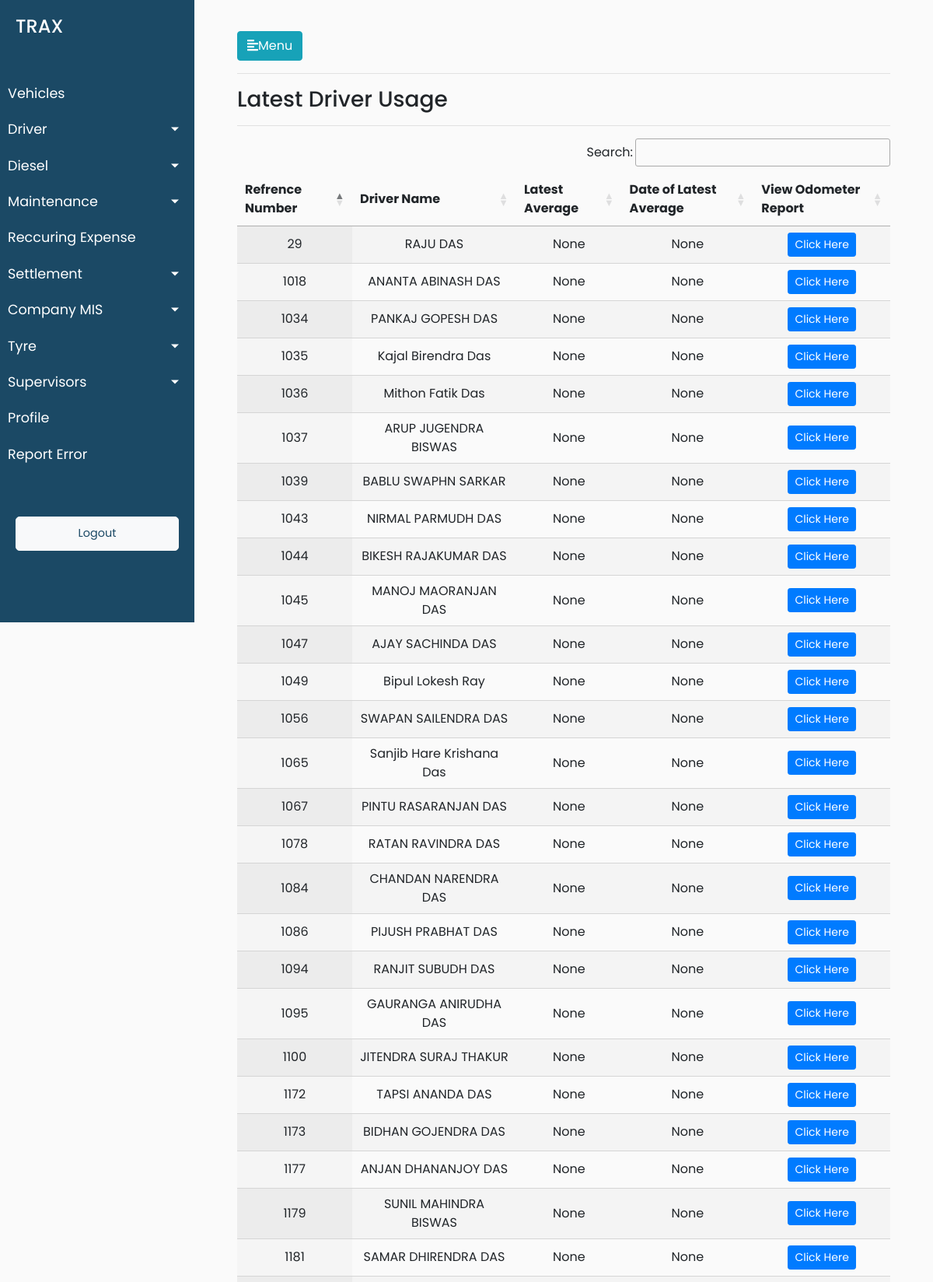
The page /driver/drivers_usage (signed in, upper part) on the database its author committed.
### trax_vehicle_manager_data/models.py (models this page shows, shortened)
class Drivers(models.Model):
        driver_reference_no = models.IntegerField()
        driver_driver_name = models.CharField(max_length=264,default="")
        driver_vehicle_short_number = models.CharField(max_length=12,blank=True)
        driver_vehicle_number = models.CharField(max_length=12,blank=True)
        driver_vehicle_type = models.CharField(max_length=264,blank=True)
        vehicle_type_of_module = models.CharField(max_length=264,blank=True)
        driver_joining_date = models.DateTimeField(default=timezone.now)
        driver_license_number = models.CharField(max_length=264,blank=True)
        driver_aadhar_number = models.CharField(max_length=264,blank=True,default="")
        driver_contact_number = models.CharField(max_length=264,blank=True,default="")
        driver_pan_number = models.CharField(max_length=264,blank=True,default="")
        driver_address_proof = models.CharField(max_length=264,blank=True,default="")
        driver_photoid_proof = models.CharField(max_length=264,blank=True,default="")
        driver_driver_bank_name = models.CharField(max_length=264,default="")
        driver_bank_name = models.CharField(max_length=264,blank=True,default="")
        driver_bank_account_number = models.CharField(max_length=264,blank=True)
        driver_ban_ifsc_code = models.CharField(max_length=264,blank=True,default="")
        driver_bank_branch = models.CharField(max_length=264,blank=True,default="")
        driver_alternate_contact_number=models.CharField(max_length=264,blank=True,default="")
        driver_license_residence_address=models.CharField(max_length=264,blank=True,default="")
        driver_aadhar_card_residence_address=models.CharField(max_length=264,blank=True,default="")
        driver_years_of_experience = models.CharField(max_length=264,blank=True,default="")
        driver_last_employer_name = models.CharField(max_length=264,blank=True,default="")
        driver_years_with_kruze_or_aaron = models.CharField(max_length=264,blank=True,default="")

### trax_vehicle_manager_data/views.py (the view)
# urls.py: path('driver/drivers_usage',views.drivers_usage,name='drivers_usage'),
@login_required(login_url='/login')
def drivers_usage(request):
    driver_objects = Drivers.objects.all()
    latest_average_dict = {}
    latest_date_of_average_dict = {}
    for one_driver_object in driver_objects:
        driver_odometer_objects=Drivers_Odometer_Data.objects.filter(drivers_odometer_data_driver_id=Drivers.objects.get(pk=one_driver_object.pk)).all()
        count_driver_odometer_objects=Drivers_Odometer_Data.objects.filter(drivers_odometer_data_driver_id=Drivers.objects.get(pk=one_driver_object.pk)).all().count()
        if count_driver_odometer_objects == 0:
            latest_date_of_average_dict[one_driver_object.pk]="None"
        else:
            latest_driver_odometer_object = driver_odometer_objects.latest('drivers_odometer_data_date_of_entry')
            latest_date_of_average_dict[one_driver_object.pk]=latest_driver_odometer_object.drivers_odometer_data_date_of_entry
    for one_driver_object in driver_objects:
        driver_odometer_filered_based_on_driver_pk = Drivers_Odometer_Data.objects.filter(drivers_odometer_data_driver_id=Drivers.objects.get(pk=one_driver_object.pk)).all()
        count_driver_odometer_filered_based_on_driver_pk = Drivers_Odometer_Data.objects.filter(drivers_odometer_data_driver_id=Drivers.objects.get(pk=one_driver_object.pk)).all().count()
        if count_driver_odometer_filered_based_on_driver_pk == 0:
            latest_average_dict[one_driver_object.pk]="None"
        else:
            driver_odometer_filered_based_on_driver_pk = Drivers_Odometer_Data.objects.filter(drivers_odometer_data_driver_id=Drivers.objects.get(pk=one_driver_object.pk)).all()
            objects_odometer_list = []
            for driver_odometer_filered_based_on_driver_pk_single in driver_odometer_filered_based_on_driver_pk:
                objects_odometer_list.append(int(driver_odometer_filered_based_on_driver_pk_single.drivers_odometer_data_odometer_kilometer))
            objects_km_per_day = []
            for i in range(1,len(objects_odometer_list)):
                x = objects_odometer_list[i] - objects_odometer_list[i-1]
                objects_km_per_day.append(x)
            odometer_total = 0
            objects_average_list = []
            for j in range(0,len(objects_km_per_day)):
                odometer_total = (odometer_total+objects_km_per_day[j])
                average_total = odometer_total/(j+1)
                objects_average_list.append(average_total)
                latest_average_dict[one_driver_object.pk]=objects_average_list[-1]
    data = {'driver_objects':driver_objects,'latest_date_of_average_dict':latest_date_of_average_dict,'latest_average_dict':latest_average_dict}
    return render(request,'trax_vehicle_manager_data/driver_usage.html',data)

### trax_vehicle_manager_data/templatetags/maintenance_data_filters.py (called while the page is built)
@register.filter
def get_item(dictionary, key):
    return dictionary.get(int(str(key)))

### trax_vehicle_manager_data/templates/trax_vehicle_manager_data/driver_usage.html (shortened to what this page needs)
{% extends 'trax_vehicle_manager_data/base.html' %}
{% load maintenance_data_filters %}
{% load static %}
{% block stylesheets %}
<link rel="stylesheet" href="//cdn.datatables.net/1.10.19/css/jquery.dataTables.min.css">
{% endblock stylesheets %}
{% block content %}
<hr>
<h3>Latest Driver Usage</h3>
<hr>
<div>
    <table id="test_table" class="display" style="width:100%;text-align: center">
        <thead>
            <tr>
                <th>Refrence Number</th>
                <th>Driver Name</th>
                <th>Latest Average</th>
                <th>Date of Latest Average</th>
                <th>View Odometer Report</th>
            </tr>
        </thead>
        <tbody>
            {% for driver in driver_objects %}
            <tr>
                <td>{{driver.driver_reference_no}}</td>
                <td>{{driver.driver_driver_name}}</td>
                <td>{{latest_average_dict|get_item:driver.pk}}</td>
                <td>{{latest_date_of_average_dict|get_item:driver.pk}}</td>
                <td><button type="button" class="btn btn-sm btn-primary">
                                <a href="{% url 'trax_vehicle_manager_data:drivers_details' pk=driver.pk %}">
                                    Click Here
                                </a>
                            </button></td>
            </tr>
            {% endfor %}
        </tbody>
    </table>
</div>
</div>
{% endblock %}

### trax_vehicle_manager_data/static/trax_vehicle_manager_data/style.css (style rules this page uses)
body { font-family: 'Poppins', sans-serif; background: #fafafa; }
a, a:hover, a:focus { color: inherit; text-decoration: none; transition: all 0.3s; }
#test_table { text-align: center; }

### rows shown on the page
Drivers: driver_reference_no "1094", driver_driver_name "RANJIT SUBUDH DAS", id "None"
Drivers: driver_reference_no "1045", driver_driver_name "MANOJ MAORANJAN DAS", id "None"
Drivers: driver_reference_no "1056", driver_driver_name "SWAPAN SAILENDRA DAS", id "None"
Drivers: driver_reference_no "1037", driver_driver_name "ARUP JUGENDRA BISWAS", id "None"
Drivers: driver_reference_no "1034", driver_driver_name "PANKAJ GOPESH DAS", id "None"
Drivers: driver_reference_no "1173", driver_driver_name "BIDHAN GOJENDRA DAS", id "None"
Drivers: driver_reference_no "1043", driver_driver_name "NIRMAL PARMUDH DAS", id "None"
Drivers: driver_reference_no "1177", driver_driver_name "ANJAN DHANANJOY DAS", id "None"
Drivers: driver_reference_no "1067", driver_driver_name "PINTU RASARANJAN DAS", id "None"
Drivers: driver_reference_no "29", driver_driver_name "RAJU DAS", id "None"
Drivers: driver_reference_no "1181", driver_driver_name "SAMAR DHIRENDRA DAS", id "None"
Drivers: driver_reference_no "1179", driver_driver_name "SUNIL MAHINDRA BISWAS", id "None"
Drivers: driver_reference_no "1084", driver_driver_name "CHANDAN NARENDRA DAS", id "None"
Drivers: driver_reference_no "1039", driver_driver_name "BABLU SWAPHN SARKAR", id "None"
Drivers: driver_reference_no "1044", driver_driver_name "BIKESH RAJAKUMAR DAS", id "None"
Drivers: driver_reference_no "1086", driver_driver_name "PIJUSH PRABHAT DAS", id "None"
Drivers: driver_reference_no "1036", driver_driver_name "Mithon Fatik Das", id "None"
Drivers: driver_reference_no "1095", driver_driver_name "GAURANGA ANIRUDHA DAS", id "None"
Drivers: driver_reference_no "1047", driver_driver_name "AJAY SACHINDA DAS", id "None"
Drivers: driver_reference_no "1078", driver_driver_name "RATAN RAVINDRA DAS", id "None"
Drivers: driver_reference_no "1100", driver_driver_name "JITENDRA SURAJ THAKUR", id "None"
Drivers: driver_reference_no "1172", driver_driver_name "TAPSI ANANDA DAS", id "None"
Drivers: driver_reference_no "1035", driver_driver_name "Kajal Birendra Das", id "None"
Drivers: driver_reference_no "1065", driver_driver_name "Sanjib Hare Krishana Das", id "None"
Drivers: driver_reference_no "1049", driver_driver_name "Bipul Lokesh Ray", id "None"
Drivers: driver_reference_no "1018", driver_driver_name "ANANTA ABINASH DAS", id "None"
